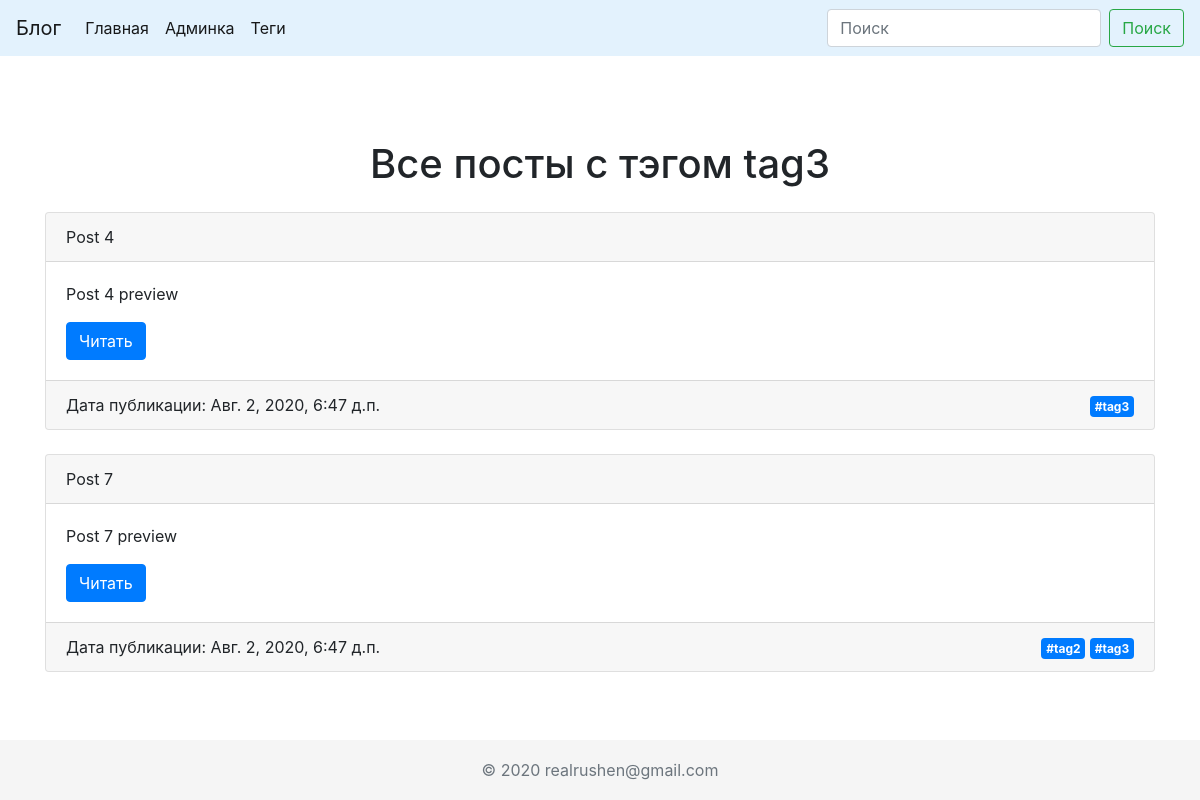
Page /tags/tag3/ on the committed database.
### blog/models.py (models this page shows, shortened)
class Tag(models.Model):
    name = models.CharField(max_length=50, db_index=True)
    slug = models.SlugField(max_length=50, unique=True)
    def get_absolute_url(self):
        return reverse('tag_posts_page_url', kwargs={'slug': self.slug})

class Post(models.Model):
    title = models.CharField(max_length=100, db_index=True)
    slug = models.SlugField(db_index=True, unique=True)
    preview_text = models.CharField(max_length=200)
    text = models.TextField(blank=False)
    created = models.DateTimeField(auto_now_add=True)
    updated = models.DateTimeField(auto_now=True)
    tags = models.ManyToManyField(Tag, related_name='posts')
    def get_absolute_url(self):
        return reverse('post_details_url', kwargs={'slug': self.slug})

### blog/views.py (the view)
# urls.py: path('tags/<str:slug>/', TagPosts.as_view(), name='tag_posts_page_url'),
class TagPosts(ObjectDetailMixin, View):
    model = Tag
    template = 'blog/tag_posts.html'

### blog/utils.py (called while the page is built)
    def get(self, request, slug):
        obj = get_object_or_404(self.model, slug__iexact=slug)
        return render(request, self.template, context={self.model.__name__.lower(): obj})

### templates/blog/tag_posts.html
{% extends 'blog/base.html' %}
{% block title %}Все посты с тэгом {{ tag.name }} {% endblock %}
{% block content %}
    {% for post in tag.posts.all %}
        {% include 'blog/card.html' %}
    {% endfor %}
{% endblock %}

### templates/blog/card.html
<div class="card mb-4">
    <div class="card-header">
        {{ post.title }}
    </div>
    <div class="card-body">
        <p class="card-text">{{ post.preview_text }}</p>
        <div class="d-inline text-right"><a href="{{ post.get_absolute_url }}" class="btn btn-primary">Читать</a>
        </div>
    </div>
    <div class="card-footer">
        <div class="row">
        <div class="col-6">Дата публикации: {{ post.created }}</div>
        <div class="col-6 text-right">
        {% for tag in post.tags.all %}
            <a href="{{ tag.get_absolute_url }}"
               class="badge badge-primary d-inline">#{{ tag.name|lower }}</a>
        {% endfor %}
        </div>
        </div>
    </div>
</div>

### static/css/custom.css (style rules this page uses)
html { position: relative; min-height: 100%; }
body { margin-bottom: 60px; }

### rows in the picture
Tag: name "tag3"
Post: title "Post 4", preview_text "Post 4 preview", created "Авг. 2, 2020, 6:47 д.п."
Post: title "Post 7", preview_text "Post 7 preview", created "Авг. 2, 2020, 6:47 д.п."
Tag: name "tag2"
